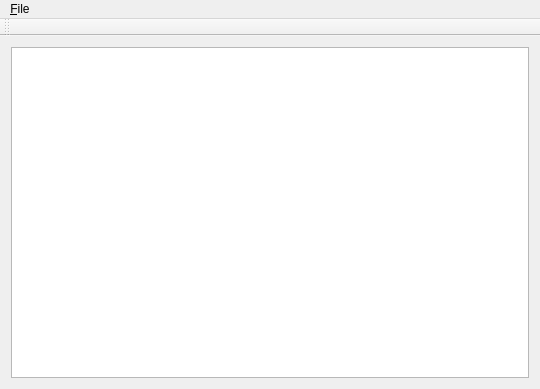
<?xml version="1.0" encoding="UTF-8"?>
<ui version="4.0">
 <class>MainWindow</class>
 <widget class="QMainWindow" name="MainWindow">
  <property name="geometry">
   <rect>
    <x>0</x>
    <y>0</y>
    <width>540</width>
    <height>389</height>
   </rect>
  </property>
  <property name="windowTitle">
   <string>QNodesEditor Demo (c) 2012 STANISLAW ADASZEWSKI, http://algoholic.eu</string>
  </property>
  <widget class="QWidget" name="centralWidget">
   <layout class="QVBoxLayout" name="verticalLayout">
    <item>
     <widget class="QGraphicsView" name="graphicsView"/>
    </item>
   </layout>
  </widget>
  <widget class="QMenuBar" name="menuBar">
   <property name="geometry">
    <rect>
     <x>0</x>
     <y>0</y>
     <width>540</width>
     <height>21</height>
    </rect>
   </property>
   <widget class="QMenu" name="menu_File">
    <property name="title">
     <string>&amp;File</string>
    </property>
    <addaction name="action_Save"/>
    <addaction name="action_Load"/>
    <addaction name="separator"/>
    <addaction name="action_Quit"/>
   </widget>
   <addaction name="menu_File"/>
  </widget>
  <widget class="QToolBar" name="toolBar">
   <property name="windowTitle">
    <string>toolBar</string>
   </property>
   <attribute name="toolBarArea">
    <enum>TopToolBarArea</enum>
   </attribute>
   <attribute name="toolBarBreak">
    <bool>false</bool>
   </attribute>
  </widget>
  <action name="action_Save">
   <property name="text">
    <string>&amp;Save</string>
   </property>
  </action>
  <action name="action_Load">
   <property name="text">
    <string>&amp;Load</string>
   </property>
  </action>
  <action name="action_Quit">
   <property name="text">
    <string>&amp;Quit</string>
   </property>
  </action>
 </widget>
 <layoutdefault spacing="6" margin="11"/>
 <resources/>
 <connections/>
</ui>
